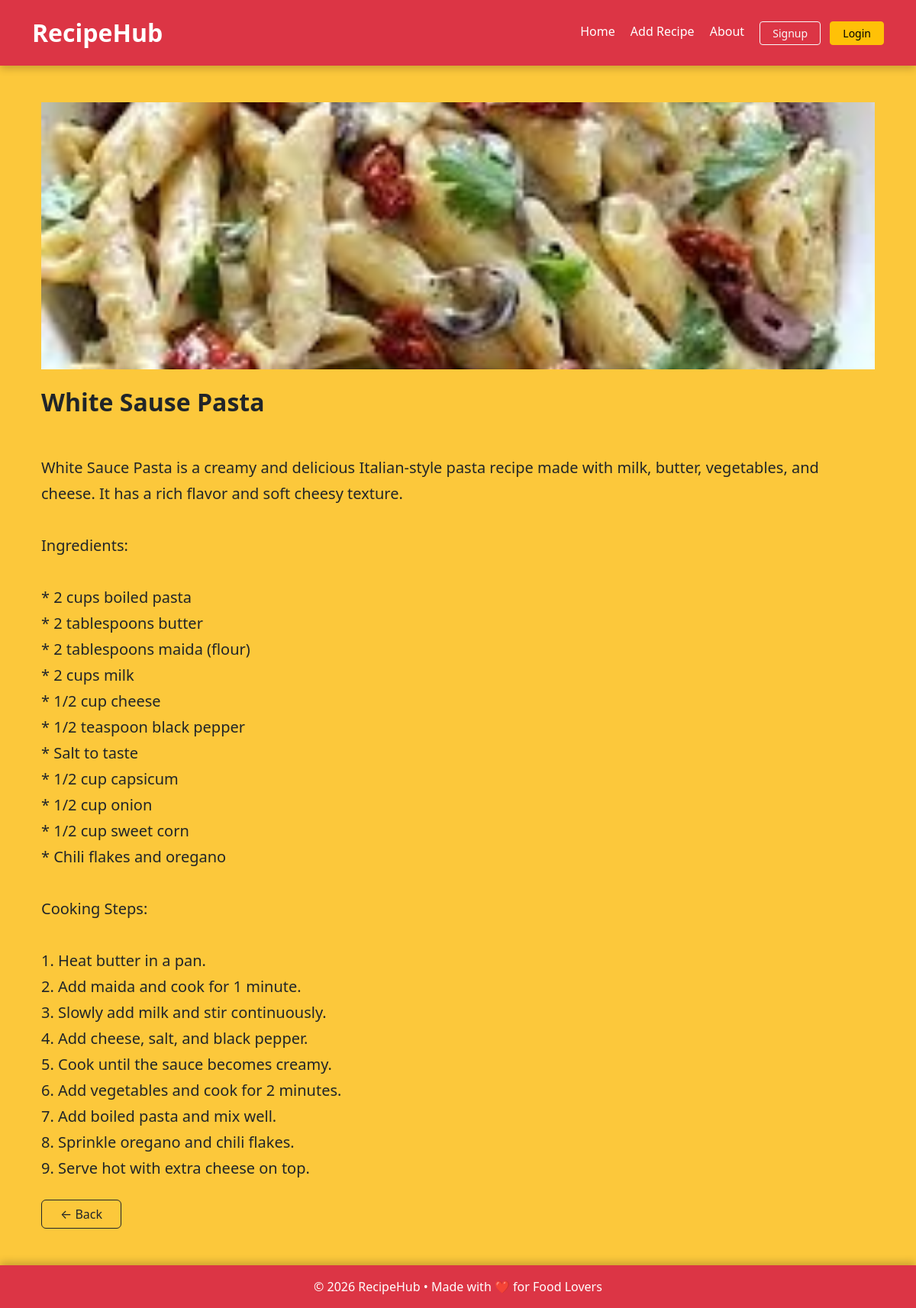
/recipe_details/4/, run on the app's committed database.
### recipe/models.py (models this page shows, shortened)
class Recipe(models.Model):
    user=models.ForeignKey(User,on_delete=models.CASCADE)
    recipe_name=models.CharField(max_length=50)
    recipe_description=models.TextField()
    recipe_image=models.ImageField(upload_to='recipe_iamge')
    models.SlugField(unique='TRUE')

### recipe/views.py (the view)
# urls.py: path('recipe_details/<int:id>/', recipe_details, name='recipe_details')
def recipe_details(request,id):
    recipe=Recipe.objects.get(id=id)
    return render(request,'recipe_details.html',{'recipe':recipe})

### recipe/templates/recipe_details.html (shortened to what this page needs)
{% extends "base.html" %}
{% block start %}
<div class="container mt-5 px-4">
    {% if recipe.recipe_image %}
    <div class="mb-4"
         style="width:100%; height:350px; overflow:hidden;">
        <img src="{{ recipe.recipe_image.url }}"
             style="width:100%; height:100%; object-fit:cover; object-position:center; border-radius:0;">
    </div>
    {% endif %}
    <h2 class="fw-bold text-dark mb-3">
        {{ recipe.recipe_name }}
    </h2>
    <p class="fs-5 text-dark"
       style="white-space: pre-line; line-height:1.7;">
        {{ recipe.recipe_description }}
    </p>
    <div class="mt-4 d-flex gap-2 flex-wrap">
        <a href="{% url 'home' %}" class="btn btn-outline-dark px-4">
            ← Back
        </a>
    </div>
</div>
{% endblock %}

### recipe/templates/base.html (style rules this page uses)
body { background-color: #fcc83b; }

### data on the page
Recipe: recipe_image (picture), recipe_name "White Sause Pasta", recipe_description "White Sauce Pasta is a creamy and delicious Italian-style pasta recipe made with milk, butter, vegetables, and cheese. It has a rich flavor and soft cheesy texture. Ingredients: * 2 cups boiled pasta * 2 tablespoons butter * 2 tablespoons maida (flour) * 2 cups milk * 1/2 cup cheese * 1/2 teaspoon black pepper * Salt to taste * 1/2 cup capsicum * 1/2 cup onion * 1/2 cup sweet corn * Chili flakes and oregano Cooking Steps: 1. Heat butter in a pan. 2. Add maida and cook for 1 minute. 3. Slowly add milk and stir continuously. 4. Add cheese, salt, and black pepper. 5. Cook until the sauce becomes creamy. 6. Add vegetables and cook for 2 minutes. 7. Add boiled pasta and mix well. 8. Sprinkle…"
